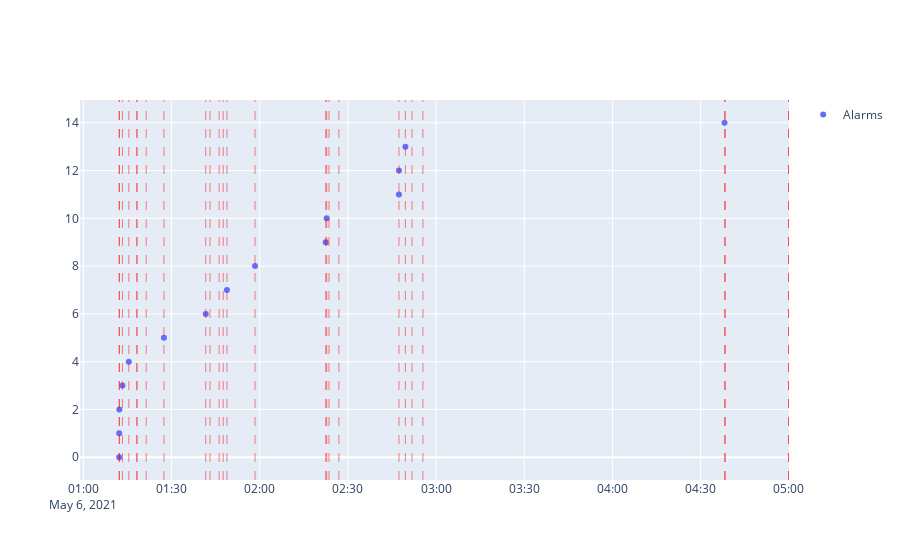

Notebook source saved alongside this figure:
### Code cell
import plotly.graph_objs as go
from plotly.subplots import make_subplots

fig = go.Figure()
# x = np.append(dt.date2num(data.s_start), dt.date2num(data.s_end)[-1])

fig.add_trace(
    go.Scatter(x=data_algo.TSTART, mode='markers', name=f'Alarms', showlegend=True)
)
fig.add_vline(x=data.s_start[1], line_width=0.5, line_dash="dash", line_color="red" )

for i in range(len(data)):
    fig.add_vline(x=data.s_end[i+1], line_width=0.5, line_dash="dash", line_color="red")

fig.show()

### Figure 1 — Plotly figure (JSON) as saved in the notebook; plotly's stock layout.template omitted (floating-point values rounded to 4 significant figures)
{"data": [{"mode": "markers", "name": "Alarms", "showlegend": true, "type": "scatter", "x": ["2021-05-06T01:12:12+00:00", "2021-05-06T01:12:12+00:00", "2021-05-06T01:12:16+00:00", "2021-05-06T01:13:18+00:00", "2021-05-06T01:15:28+00:00", "2021-05-06T01:27:25+00:00", "2021-05-06T01:41:38+00:00", "2021-05-06T01:48:51+00:00", "2021-05-06T01:58:25+00:00", "2021-05-06T02:22:27+00:00", "2021-05-06T02:22:48+00:00", "2021-05-06T02:47:22+00:00", "2021-05-06T02:47:22+00:00", "2021-05-06T02:49:33+00:00", "2021-05-06T04:38:07+00:00"]}], "layout": {"autosize": true, "shapes": [{"line": {"color": "red", "dash": "dash", "width": 0.5}, "type": "line", "x0": "2021-05-06T01:12:12+00:00", "x1": "2021-05-06T01:12:12+00:00", "xref": "x", "y0": 0, "y1": 1, "yref": "y domain"}, {"line": {"color": "red", "dash": "dash", "width": 0.5}, "type": "line", "x0": "2021-05-06T01:12:16+00:00", "x1": "2021-05-06T01:12:16+00:00", "xref": "x", "y0": 0, "y1": 1, "yref": "y domain"}, {"line": {"color": "red", "dash": "dash", "width": 0.5}, "type": "line", "x0": "2021-05-06T01:13:18+00:00", "x1": "2021-05-06T01:13:18+00:00", "xref": "x", "y0": 0, "y1": 1, "yref": "y domain"}, {"line": {"color": "red", "dash": "dash", "width": 0.5}, "type": "line", "x0": "2021-05-06T01:15:28+00:00", "x1": "2021-05-06T01:15:28+00:00", "xref": "x", "y0": 0, "y1": 1, "yref": "y domain"}, {"line": {"color": "red", "dash": "dash", "width": 0.5}, "type": "line", "x0": "2021-05-06T01:18:12+00:00", "x1": "2021-05-06T01:18:12+00:00", "xref": "x", "y0": 0, "y1": 1, "yref": "y domain"}, {"line": {"color": "red", "dash": "dash", "width": 0.5}, "type": "line", "x0": "2021-05-06T01:18:16+00:00", "x1": "2021-05-06T01:18:16+00:00", "xref": "x", "y0": 0, "y1": 1, "yref": "y domain"}, {"line": {"color": "red", "dash": "dash", "width": 0.5}, "type": "line", "x0": "2021-05-06T01:21:23+00:00", "x1": "2021-05-06T01:21:23+00:00", "xref": "x", "y0": 0, "y1": 1, "yref": "y domain"}, {"line": {"color": "red", "dash": "dash", "width": 0.5}, "type": "line", "x0": "2021-05-06T01:27:25+00:00", "x1": "2021-05-06T01:27:25+00:00", "xref": "x", "y0": 0, "y1": 1, "yref": "y domain"}, {"line": {"color": "red", "dash": "dash", "width": 0.5}, "type": "line", "x0": "2021-05-06T01:41:38+00:00", "x1": "2021-05-06T01:41:38+00:00", "xref": "x", "y0": 0, "y1": 1, "yref": "y domain"}, {"line": {"color": "red", "dash": "dash", "width": 0.5}, "type": "line", "x0": "2021-05-06T01:43:05+00:00", "x1": "2021-05-06T01:43:05+00:00", "xref": "x", "y0": 0, "y1": 1, "yref": "y domain"}, {"line": {"color": "red", "dash": "dash", "width": 0.5}, "type": "line", "x0": "2021-05-06T01:46:12+00:00", "x1": "2021-05-06T01:46:12+00:00", "xref": "x", "y0": 0, "y1": 1, "yref": "y domain"}, {"line": {"color": "red", "dash": "dash", "width": 0.5}, "type": "line", "x0": "2021-05-06T01:47:35+00:00", "x1": "2021-05-06T01:47:35+00:00", "xref": "x", "y0": 0, "y1": 1, "yref": "y domain"}, {"line": {"color": "red", "dash": "dash", "width": 0.5}, "type": "line", "x0": "2021-05-06T01:48:51+00:00", "x1": "2021-05-06T01:48:51+00:00", "xref": "x", "y0": 0, "y1": 1, "yref": "y domain"}, {"line": {"color": "red", "dash": "dash", "width": 0.5}, "type": "line", "x0": "2021-05-06T01:58:25+00:00", "x1": "2021-05-06T01:58:25+00:00", "xref": "x", "y0": 0, "y1": 1, "yref": "y domain"}, {"line": {"color": "red", "dash": "dash", "width": 0.5}, "type": "line", "x0": "2021-05-06T02:22:27+00:00", "x1": "2021-05-06T02:22:27+00:00", "xref": "x", "y0": 0, "y1": 1, "yref": "y domain"}, {"line": {"color": "red", "dash": "dash", "width": 0.5}, "type": "line", "x0": "2021-05-06T02:22:48+00:00", "x1": "2021-05-06T02:22:48+00:00", "xref": "x", "y0": 0, "y1": 1, "yref": "y domain"}, {"line": {"color": "red", "dash": "dash", "width": 0.5}, "type": "line", "x0": "2021-05-06T02:23:34+00:00", "x1": "2021-05-06T02:23:34+00:00", "xref": "x", "y0": 0, "y1": 1, "yref": "y domain"}, {"line": {"color": "red", "dash": "dash", "width": 0.5}, "type": "line", "x0": "2021-05-06T02:26:56+00:00", "x1": "2021-05-06T02:26:56+00:00", "xref": "x", "y0": 0, "y1": 1, "yref": "y domain"}, {"line": {"color": "red", "dash": "dash", "width": 0.5}, "type": "line", "x0": "2021-05-06T02:47:22+00:00", "x1": "2021-05-06T02:47:22+00:00", "xref": "x", "y0": 0, "y1": 1, "yref": "y domain"}, {"line": {"color": "red", "dash": "dash", "width": 0.5}, "type": "line", "x0": "2021-05-06T02:49:33+00:00", "x1": "2021-05-06T02:49:33+00:00", "xref": "x", "y0": 0, "y1": 1, "yref": "y domain"}, {"line": {"color": "red", "dash": "dash", "width": 0.5}, "type": "line", "x0": "2021-05-06T02:51:47+00:00", "x1": "2021-05-06T02:51:47+00:00", "xref": "x", "y0": 0, "y1": 1, "yref": "y domain"}, {"line": {"color": "red", "dash": "dash", "width": 0.5}, "type": "line", "x0": "2021-05-06T02:55:31+00:00", "x1": "2021-05-06T02:55:31+00:00", "xref": "x", "y0": 0, "y1": 1, "yref": "y domain"}, {"line": {"color": "red", "dash": "dash", "width": 0.5}, "type": "line", "x0": "2021-05-06T04:38:07+00:00", "x1": "2021-05-06T04:38:07+00:00", "xref": "x", "y0": 0, "y1": 1, "yref": "y domain"}, {"line": {"color": "red", "dash": "dash", "width": 0.5}, "type": "line", "x0": "2021-05-06T04:38:25+00:00", "x1": "2021-05-06T04:38:25+00:00", "xref": "x", "y0": 0, "y1": 1, "yref": "y domain"}, {"line": {"color": "red", "dash": "dash", "width": 0.5}, "type": "line", "x0": "2021-05-06T04:59:54+00:00", "x1": "2021-05-06T04:59:54+00:00", "xref": "x", "y0": 0, "y1": 1, "yref": "y domain"}, {"line": {"color": "red", "dash": "dash", "width": 0.5}, "type": "line", "x0": "2021-05-06T04:59:58+00:00", "x1": "2021-05-06T04:59:58+00:00", "xref": "x", "y0": 0, "y1": 1, "yref": "y domain"}], "xaxis": {"autorange": true, "range": ["2021-05-06 00:59:04.8946", "2021-05-06 05:00:02.2824"], "type": "date"}, "yaxis": {"autorange": true, "range": [-1.155, 15.16]}}}
